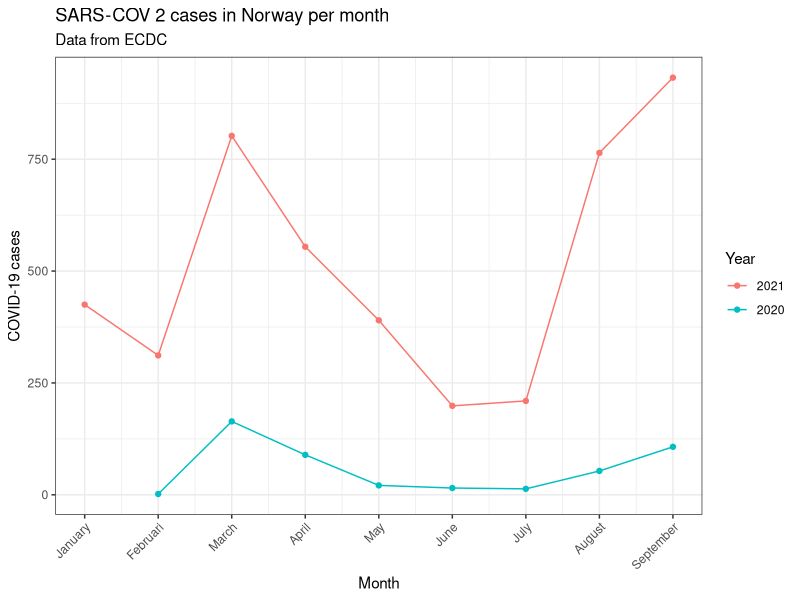
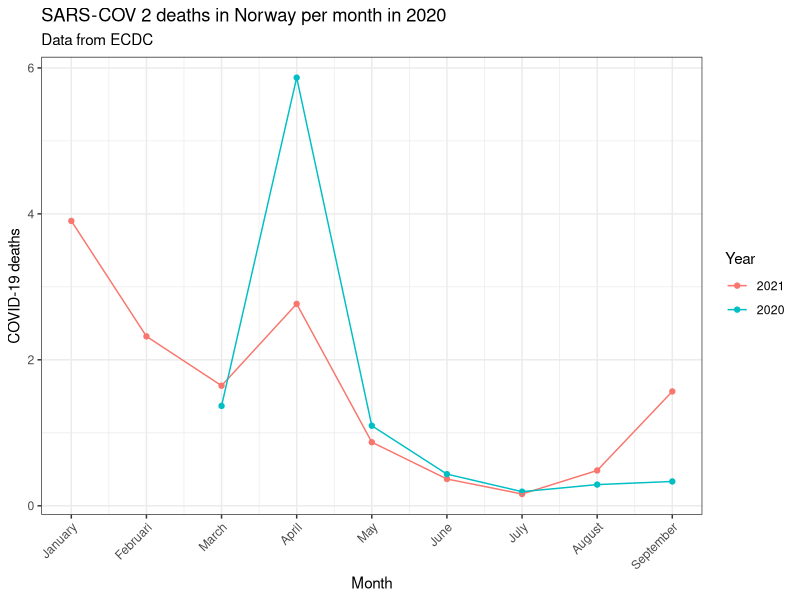

Source code (R) for these figures, in order:
## ---- chunk 1
# Parameters have been manually set for the purpose of this site, as bookdown does not support stating parameters in YAML
parameter<-list()
parameter$country<-"Norway"
parameter$year<-c(2020:2021)
parameter$month<-c(1:9)
## ---- chunk 2
library(here)
library(tidyverse)
library(ggplot2)
## ---- chunk 3
############################################################### Reading data
covid_data<-read.csv("./data.raw/data.csv")
covid_data_vis<-covid_data

############################################################### Mangling data
covid_years<-covid_data$year %>% unique()
covid_data_vis$year<-factor(as.character(covid_data$year), levels = as.character(covid_years)) #Making year a factor so it colours nicely instead of using a gradiant

months<-c("January", "Februari", "March", "April", "May", "June", "July", "August", "September", "October", "November", "December") #Storing months to plaster on x-axis

covid_data_vis_filter1<-covid_data_vis %>% filter(year %in% parameter$year,
                          month %in% parameter$month,
                          countriesAndTerritories %in% parameter$country)

############################################################### Creating visualisation: Cases per month
covid_data_vis_filter1 %>% group_by(month, year) %>% dplyr::summarise(
  cases=mean(cases, na.rm=TRUE)
) %>% ggplot(aes(x=month, y=cases))+
  geom_point(aes(color=year))+
  geom_line(aes(group=year, color=year))+
  theme_bw()+
  theme(axis.text.x = element_text(angle=45, hjust=1))+
  labs(
    title=paste0("SARS-COV 2 cases in ",parameter$country, " per month"),
    subtitle = "Data from ECDC",
    x="Month",
    y="COVID-19 cases",
    color="Year"
  )+
  scale_x_continuous(breaks=(seq(1:12)), labels = months)

############################################################# Creating visualisation: Deaths per month
covid_data_vis_filter1 %>% group_by(month, year) %>% dplyr::summarise(
  deaths=mean(deaths, na.rm=TRUE)
) %>% ggplot(aes(x=month, y=deaths))+
  geom_point(aes(color=year))+
  geom_line(aes(group=year, color=year))+
  theme_bw()+
  theme(axis.text.x = element_text(angle=45, hjust=1))+
  labs(
    title=paste0("SARS-COV 2 deaths in ",parameter$country, " per month in ", parameter$year),
    subtitle = "Data from ECDC",
    x="Month",
    y="COVID-19 deaths",
    color="Year"
  )+
  scale_x_continuous(breaks=(seq(1:12)), labels = months)
